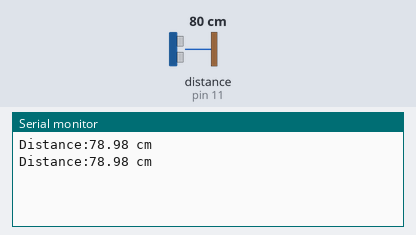
This sketch was run on a simulated Arduino Uno, built with avr-gcc and run on an emulated ATmega328P. Parts: the last lines printed to the serial monitor. Wiring (inferred from the names in the program): ultrasonic range finder: trigger pin 10; echo pin 11. Inputs (shaded band) come from the test bench; at power-on: distance to the obstacle (sensor on pin 11) 80 cm. The echo pulse lasts 58.3 µs per cm.

Above: at 1.8 s.
1.9 s: distance to the obstacle (sensor on pin 11) set to 2 cm
At 2.4 s:
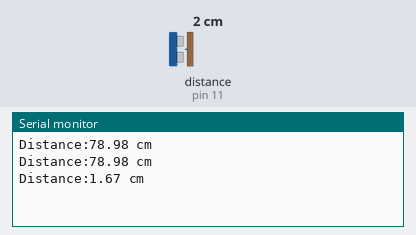
3.4 s: distance to the obstacle (sensor on pin 11) set to 4 cm
At 4.8 s:
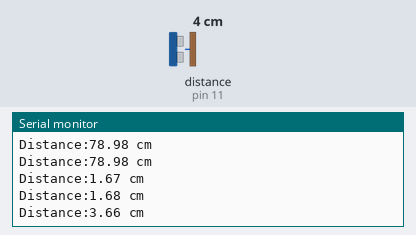
Timing chart, 0 to 6.4 s (numbered marks = the images above; inputs shaded):
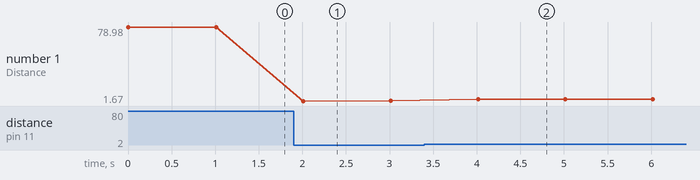

Measured:
- after the input at 1.9 s, the serial monitor: prints a new line after 0.11 s (image 1)
- after the input at 3.4 s, the serial monitor: prints a new line after 0.61 s (image 2)
- plotted number 1: 78.98 → 1.68 after the input at 1.9 s, 1.68 → 3.66 after the input at 3.4 s

The sketch:

Echo.ino
```cpp
#define TrigPin 10
#define EchoPin 11

float ProDelay = 0;
float Distance = 0;

void setup() {
  Serial.begin(9600);
  pinMode(TrigPin, OUTPUT);
  pinMode(EchoPin, INPUT);
}

void loop() {
  digitalWrite(TrigPin, LOW);
  delayMicroseconds(10);

  digitalWrite(TrigPin, HIGH);
  delayMicroseconds(10);
  digitalWrite(TrigPin, LOW);

  ProDelay = pulseIn(EchoPin, HIGH);
  if (ProDelay > 0) {
    Distance = 340 * ProDelay / 2 / 10000;
    Serial.print("Distance:");
    Serial.print(Distance);
    Serial.println(" cm");
  }
  delay(1000);
}
```
